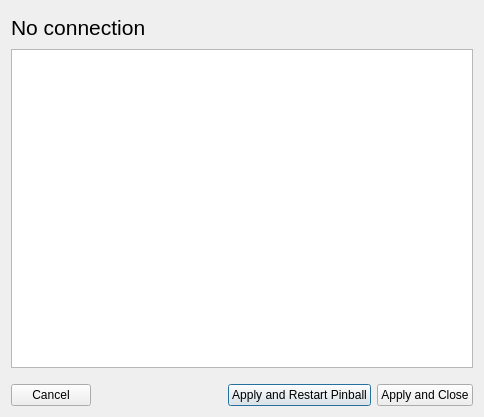
<?xml version="1.0" encoding="UTF-8"?>
<ui version="4.0">
 <class>GameSettings</class>
 <widget class="QDialog" name="GameSettings">
  <property name="geometry">
   <rect>
    <x>0</x>
    <y>0</y>
    <width>484</width>
    <height>417</height>
   </rect>
  </property>
  <property name="windowTitle">
   <string>Game settings</string>
  </property>
  <layout class="QVBoxLayout" name="verticalLayout">
   <item>
    <widget class="QLabel" name="label">
     <property name="sizePolicy">
      <sizepolicy hsizetype="Preferred" vsizetype="MinimumExpanding">
       <horstretch>0</horstretch>
       <verstretch>0</verstretch>
      </sizepolicy>
     </property>
     <property name="maximumSize">
      <size>
       <width>16777215</width>
       <height>32</height>
      </size>
     </property>
     <property name="font">
      <font>
       <pointsize>16</pointsize>
      </font>
     </property>
     <property name="text">
      <string>No connection</string>
     </property>
    </widget>
   </item>
   <item>
    <widget class="QTreeView" name="treeView">
     <property name="midLineWidth">
      <number>1</number>
     </property>
     <property name="animated">
      <bool>true</bool>
     </property>
    </widget>
   </item>
   <item>
    <layout class="QHBoxLayout" name="horizontalLayout">
     <property name="topMargin">
      <number>10</number>
     </property>
     <item>
      <widget class="QPushButton" name="cancelButton">
       <property name="text">
        <string>Cancel</string>
       </property>
       <property name="autoDefault">
        <bool>false</bool>
       </property>
      </widget>
     </item>
     <item>
      <spacer name="horizontalSpacer">
       <property name="orientation">
        <enum>Qt::Horizontal</enum>
       </property>
       <property name="sizeHint" stdset="0">
        <size>
         <width>40</width>
         <height>20</height>
        </size>
       </property>
      </spacer>
     </item>
     <item>
      <widget class="QPushButton" name="applyandresetButton">
       <property name="text">
        <string>Apply and Restart Pinball</string>
       </property>
      </widget>
     </item>
     <item>
      <widget class="QPushButton" name="applyandcloseButton">
       <property name="text">
        <string>Apply and Close</string>
       </property>
      </widget>
     </item>
    </layout>
   </item>
  </layout>
 </widget>
 <resources/>
 <connections/>
</ui>
